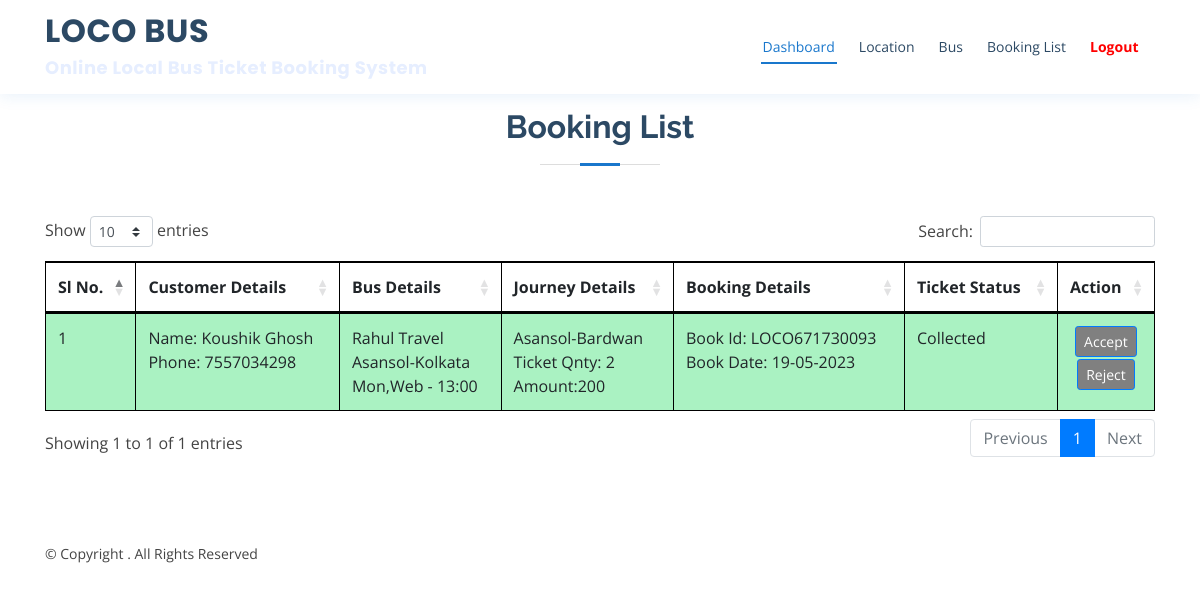
The app's page /login/admin/view-bookedTicket.php (signed in) with its own data.
### tables this page shows
CREATE TABLE `booked_table` (
  `id` int(11) NOT NULL,
  `bookingId` varchar(255) DEFAULT NULL,
  `name` varchar(255) DEFAULT NULL,
  `phone` varchar(255) DEFAULT NULL,
  `email` varchar(255) DEFAULT NULL,
  `tdate` varchar(255) DEFAULT NULL,
  `bid` varchar(255) DEFAULT NULL,
  `lid` varchar(255) DEFAULT NULL,
  `qnt` varchar(255) DEFAULT NULL,
  `seats` varchar(255) DEFAULT NULL,
  `status` enum('pending','rejected','collected') NOT NULL DEFAULT 'pending'
);

CREATE TABLE `bus_table` (
  `id` int(11) NOT NULL,
  `bus_name` varchar(200) NOT NULL,
  `route` varchar(200) NOT NULL,
  `btime` varchar(50) NOT NULL,
  `week` varchar(100) NOT NULL
);

CREATE TABLE `location_table` (
  `id` int(11) NOT NULL,
  `location_name` varchar(300) NOT NULL,
  `price` int(11) NOT NULL
);

### login/admin/view-bookedTicket.php (the view, shortened to what this page needs)
<?php
    include "../../db.php";
?>
<!DOCTYPE html>
<html lang="en">
<head>
 <?php include "includes/css.php" ?>
</head>
<body>
<?php include "includes/header.php" ?>
    <section id="services" class="services mt-5">
      <div class="container">
        <div class="section-title">
          <h2>Booking List</h2>
        </div>
         <table id="datatable" class="table table-striped table-bordered" style="width:100%;">
                  <thead>
                      <tr>
                         <th>Sl No.</th>
                          <th>Customer Details</th>
                          <th>Bus Details</th>
                          <th>Journey Details</th>
                          <th>Booking Details</th>
                          <th>Ticket Status</th>
                          <th>Action</th>
                      </tr>
                  </thead>
                  <tbody>
                  <?php
                  $sql = "SELECT * FROM booked_table ORDER BY tdate DESC";
                  $result = mysqli_query($con,$sql);
                  $c = 1 ;
                  while (   $rows = mysqli_fetch_assoc($result)    ) {
                        $lsql = "SELECT * FROM location_table WHERE id = '$rows[lid]' ";
                        $lresult = mysqli_query($con, $lsql);
                        $lrow = mysqli_fetch_assoc($lresult);
                        $bsql = "SELECT * FROM bus_table WHERE id = '$rows[bid]' ";
                        $bresult = mysqli_query($con, $bsql);
                        $brow = mysqli_fetch_assoc($bresult);
                        if ($rows['status'] == 'rejected') {
                            $btn = 'Rejected';
                            $btn_color = 'background: #ffcccc';
                        }elseif ($rows['status'] == 'collected'){
                            $btn = "Collected";
                            $btn_color = 'background: #b3ffcc';
                        }else{
                            $btn = "Pending";
                            $btn_color = 'background: #f2f2f2';
                        }
                   ?>
                   <tr style="<?php echo $btn_color ; ?>">
                      <td><?php echo $c ; ?></td>
                      <td>
                       Name: <?php echo $rows['name'] ; ?> <br>
                       Phone:  <?php echo $rows['phone'] ; ?>
                      </td>
                      <td>
                        <?php echo $brow['bus_name'] ; ?> <br>
                        <?php echo $brow['route'] ; ?><br>
                        <?php echo $brow['week'] ; ?> - <?php echo $brow['btime'] ; ?>
                      </td>
                      <td>
                        <?php echo $lrow['location_name'] ; ?> <br>
                        Ticket Qnty: <?php echo $rows['qnt'] ; ?>  <br>
                        Amount:<?php echo $lrow['price']*$rows['qnt'] ; ?>
                      </td>
                      <td>
                        Book Id: <?php echo $rows['bookingId'] ; ?> <br>
                        Book Date: <?php echo date('d-m-Y', strtotime($rows['tdate'])) ; ?> <br>
                      </td>
                      <td>
                        <?php echo $btn; ?>
                      </td>
                      <td style="font-size:12px; text-align: center;">
                        <a href="view-bookedTicket.php?did=<?php echo $rows['id']; ?>" class="btn btn-primary btn-sm" style="background: grey;margin-bottom: 2px;">Accept</a> <br>
                        <a href="view-bookedTicket.php?rejDid=<?php echo $rows['id']; ?>" class="btn btn-primary btn-sm" style="background: grey;">Reject</a>
                      </td>
                    </tr>
                  <?php
                  $c++;
                  }
                  ?>
                  </tbody>
              </table>
      </div>
    </section>
<?php include "includes/footer.php" ?>
</body>
</html>

### login/admin/assets/css/style.css (style rules this page uses)
body { font-family: "Open Sans", sans-serif; color: #444444; }
a { color: #1977cc; }
h1, h2, h3, h4, h5, h6 { font-family: "Raleway", sans-serif; }
section { padding: 60px 0; overflow: hidden; }
.section-title { text-align: center; padding-bottom: 30px; }
.section-title h2 { font-size: 32px; font-weight: bold; margin-bottom: 20px; padding-bottom: 20px; position: relative; color: #2c4964; }
.section-title h2::before { content: ''; position: absolute; display: block; width: 120px; height: 1px; background: #ddd; bottom: 1px; left: calc(50% - 60px); }
.section-title h2::after { content: ''; position: absolute; display: block; width: 40px; height: 3px; background: #1977cc; bottom: 0; left: calc(50% - 20px); }

### login/admin/view-bookedTicket.php (style rules this page uses)
.table { border-color: black; }
.table tr { border-color: black; }
.table tr th { border-color: black; }
.table tr td { border-color: black; }

### records on screen
booked_table: name "Koushik Ghosh", phone "7557034298", bus_table.bus_name "Rahul Travel", bus_table.route "Asansol-Kolkata", bus_table.week "Mon,Web", bus_table.btime "13:00", location_table.location_name "Asansol-Bardwan", qnt "2", $lrow['price']*$rows['qnt'] "200", bookingId "LOCO671730093", tdate "19-05-2023", status "Collected"
